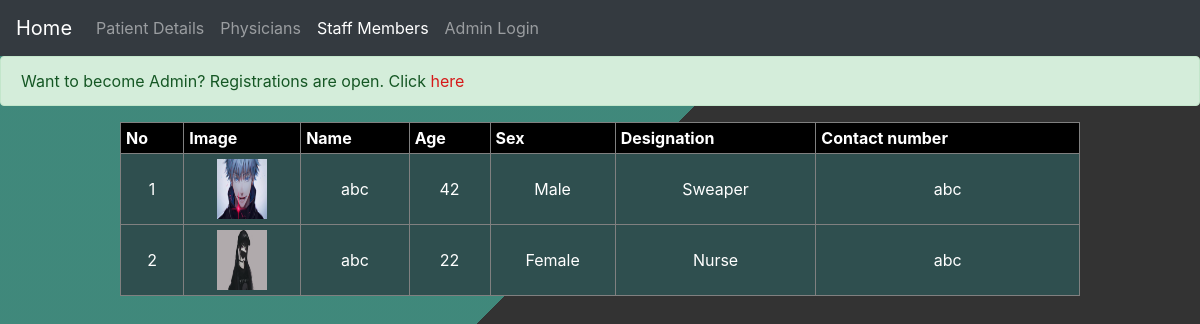
Page /staff.php on the committed database.
### tables this page shows
CREATE TABLE `staff` (
  `id` int(11) NOT NULL,
  `name` varchar(40) NOT NULL,
  `mother` varchar(25) NOT NULL,
  `father` varchar(25) NOT NULL,
  `dob` date NOT NULL,
  `age` int(11) NOT NULL,
  `sex` varchar(15) NOT NULL,
  `mstatus` varchar(20) NOT NULL,
  `bgroup` varchar(5) NOT NULL,
  `qualification` text NOT NULL,
  `hname` varchar(50) NOT NULL,
  `exp` int(11) NOT NULL,
  `designation` varchar(30) NOT NULL,
  `ward_no` int(11) NOT NULL,
  `city` varchar(25) NOT NULL,
  `contact` varchar(15) NOT NULL,
  `phone` varchar(20) NOT NULL,
  `email` text NOT NULL,
  `image` text NOT NULL
);

### staff.php (the view, shortened to what this page needs)
<html>
<head>
	<link type = "text/css" rel = "stylesheet" href = "css/index.css" />
    <link rel="stylesheet" href="https://cdnjs.cloudflare.com/ajax/libs/ionicons/2.0.1/css/ionicons.min.css">
	<link rel="stylesheet" href="https://cdn.jsdelivr.net/npm/bootstrap@4.0.0/dist/css/bootstrap.min.css">
</head>
<body>
<nav class="navbar navbar-expand-lg navbar-dark bg-dark">
  <a class="navbar-brand" href="index.php">Home</a>
  <div class="collapse navbar-collapse" id="navbarNavAltMarkup">
    <div class="navbar-nav">
      <a class="nav-item nav-link" href="patient.php">Patient Details <span class="sr-only">(current)</span></a>
      <a class="nav-item nav-link" href="physician.php">Physicians</a>
      <a class="nav-item nav-link active" href="staff.php">Staff Members</a>
	  <a class="nav-item nav-link" href="login.php">Admin Login</a>
    </div>
  </div>
</nav>
<div class="alert alert-success" role="alert">
  Want to become Admin? Registrations are open. Click <a href = "admin_request.php" class = "request" >here</a>
</div>
<table align = "center" width = "80%" border = "1" cellpadding = "5px" cellspacing = "0px" >
		<tr style = "background-color : black; color : white;" >
			<th>No</th>
			<th>Image</th>
			<th>Name</th>
			<th>Age</th>
			<th>Sex</th>
			<th>Designation</th>
			<th>Contact number</th>
		</tr>
		<?php
			include('dbcon.php');
			$qry = "SELECT * FROM `staff`";
			$run = mysqli_query($con, $qry);
		if(mysqli_num_rows($run) < 1)
		{
			echo "<tr align = 'center' ><td colspan = '7' >No Records !</td></tr>";
		}
		else
		{
			$count = 0;
			while($data = mysqli_fetch_assoc($run))
			{
				$count++;
				?>
					<tr align = "center"  style = "background-color :  darkslategray ; color:white" >
						<td><?php echo "$count"; ?></td>
						<td><img src = "dataimg/<?php echo $data['image']; ?>" style = "width : 50px; height : 60px; " /></td>
						<td><?php echo $data['name']; ?></td>
						<td><?php echo $data['age']; ?></td>
						<td><?php echo $data['sex']; ?></td>
						<td><?php echo $data['designation']; ?></td>
						<td><?php echo $data['contact']; ?></td>
					</tr>
				<?php
			}
		}
		?>
	</table>
</body>
</html>

### css/index.css (style rules this page uses)
.request { text-decoration : none; color : rgb(214, 25, 25); }
body { background-image: linear-gradient( 135deg, #0a6756c7 40%, #333333 10%); }
body { font-family: 'Open Sans', sans-serif; }

### rows in the picture
staff: image (picture), name "abc", age "42", sex "Male", designation "Sweaper", contact "abc"
staff: image (picture), name "abc", age "22", sex "Female", designation "Nurse", contact "abc"
